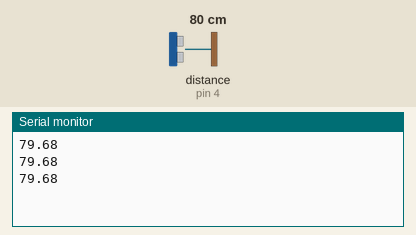
Recording of a sketch running on a simulated Arduino Uno, built with avr-gcc and run on an emulated ATmega328P. Parts: the last lines printed to the serial monitor. Wiring (inferred from the names in the program): ultrasonic range finder: trigger pin 5; echo pin 4. The test bench sets the inputs (shaded band); at power-on: distance to the obstacle (sensor on pin 4) 80 cm. The echo pulse lasts 58.3 µs per cm.

Above: at 1.3 s.
1.4 s: distance to the obstacle (sensor on pin 4) set to 2 cm
At 1.9 s:
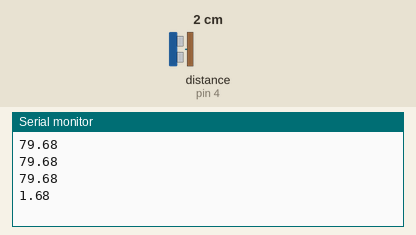
2.9 s: distance to the obstacle (sensor on pin 4) set to 4 cm
At 3.4 s:
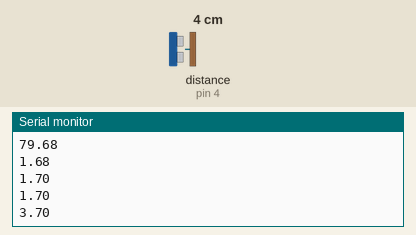
Timing chart, 0 to 5.9 s (numbered marks = the images above; inputs shaded):
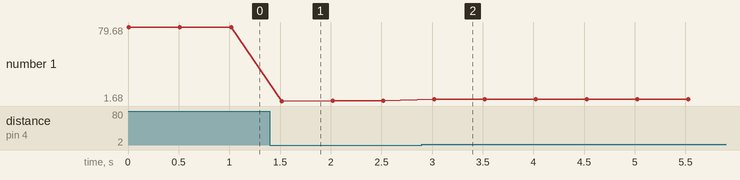

The sketch:

aula29-bibliotecas.ino
```cpp
#include "CFB_ultrassonico.h"


const byte triggerPin = 5;
const byte echoPin = 4;
CFB_ultrassonico CFB_ultrassonico(triggerPin, echoPin);

void setup () {
    Serial.begin(9600);
}

void loop () {

    //A cada 500 milisegundos, faz-se uma medida usando o sensor e mostra na tela a distância em centímetros.
    float distancia= CFB_ultrassonico.distancia_cm();
    Serial.println(distancia);
    delay(500);
}
```

CFB_ultrassonico.cpp
```cpp
#include "CFB_ultrassonico.h"

CFB_ultrassonico::CFB_ultrassonico(int pt,int pe){
	this->pino_trigger=pt;
	this->pino_echo=pe;
	pinMode(pino_trigger,OUTPUT);
	pinMode(pino_echo,INPUT);
}

double CFB_ultrassonico::distancia_cm(){
	digitalWrite(pino_trigger,LOW);
	delayMicroseconds(2);
	digitalWrite(pino_trigger,HIGH);
	delayMicroseconds(10);
    digitalWrite(pino_trigger,LOW);
    unsigned long microsegundos=pulseIn(pino_echo,HIGH);
	double distancia=(microsegundos*0.0343)/2.0;
	if(distancia==0|| distancia>400){
		return -1.0;
	}else{
		return distancia;
	}
}
```

CFB_ultrassonico.h
```cpp
#ifndef _CFB_ULTRASSONICO_H_
#define _CFB_ULTRASSONICO_H_

# include<Arduino.h>

class CFB_ultrassonico
{
	public:
	CFB_ultrassonico(int pt, int pe);
	double distancia_cm();
	private:
    int pino_trigger;
    int pino_echo;
};


#endif
```

Measured:
- after the input at 1.4 s, the serial monitor: prints a new line after 0.12 s (image 1)
- after the input at 2.9 s, the serial monitor: prints a new line after 0.12 s (image 2)
- plotted number 1: 79.68 → 1.7 after the input at 1.4 s, 1.7 → 3.7 after the input at 2.9 s
